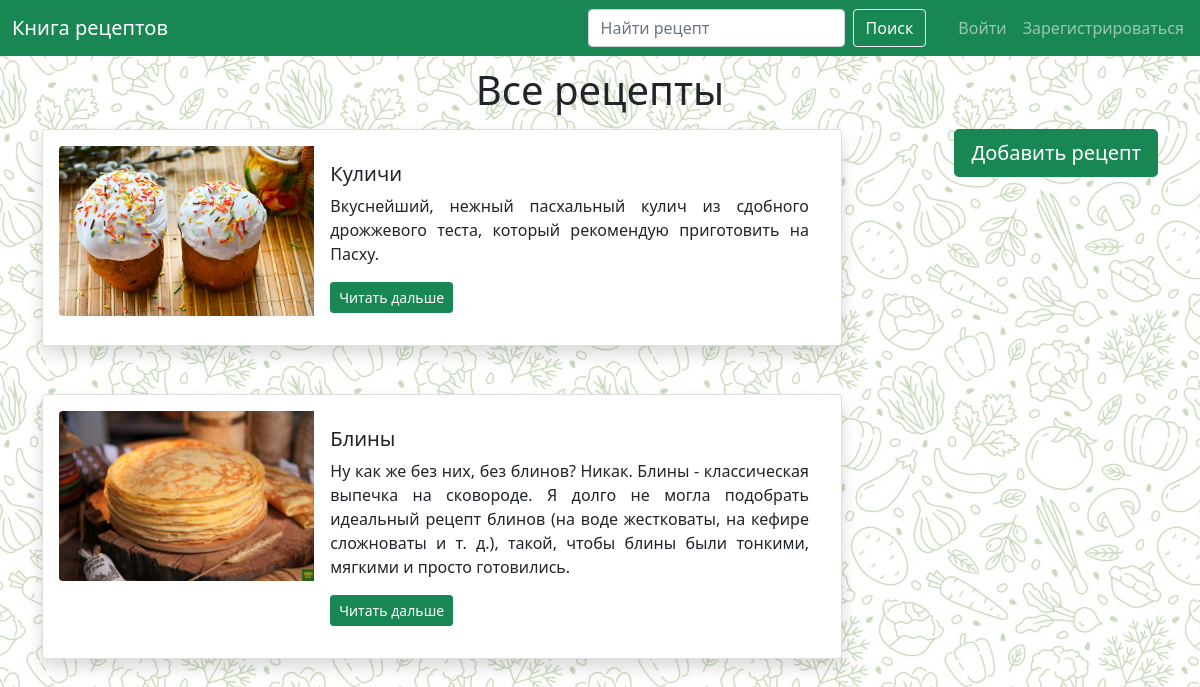
The page / on the database its author committed.
### data/recipes.py (models this page shows)
class Recipes(SqlAlchemyBase):
    __tablename__ = 'recipes'
    id = sqlalchemy.Column(sqlalchemy.Integer,
                           primary_key=True, autoincrement=True)
    title = sqlalchemy.Column(sqlalchemy.String)
    description = sqlalchemy.Column(sqlalchemy.String)
    picture_name = sqlalchemy.Column(sqlalchemy.String, nullable=False)
    ingredients = sqlalchemy.Column(sqlalchemy.String)
    recipe = sqlalchemy.Column(sqlalchemy.String)
    user_id = sqlalchemy.Column(sqlalchemy.Integer,
                                sqlalchemy.ForeignKey("users.id"))
    categories = orm.relationship("Category",
                                  secondary="recipe_to_category",
                                  backref="recipes")
    user = orm.relationship('User')
    created_date = sqlalchemy.Column(sqlalchemy.DateTime, default=datetime.datetime.now)

### main.py (the view)
@app.route('/')
def index():
    db_sess = db_session.create_session()
    recipes = db_sess.query(Recipes).all()
    return render_template('index.html', recipes=recipes, title='Домашняя страница')

### data/db_session.py (called while the page is built)
def create_session() -> Session:
    global __factory
    return __factory()

### templates/index.html (shortened to what this page needs)
{% extends "base.html" %}
{% block content %}
<h1 class="text-center" style="margin-top: 10px; margin-bottom: 15px;">Все рецепты</h1>
{% if current_user.is_authenticated %}
<div class="d-grid gap-2 col-2 mx-auto" style="float: right;">
  {% if current_user.role.id == 2 %}
  <a class="btn btn-success btn-lg" href="/add_recipe">Добавить рецепт</a>
  <a class="btn btn-success btn-lg" href="/user">Мои рецепты</a>
  {% endif %}
  <a class="btn btn-success btn-lg" href="/favorites">Любимые рецепты</a>
</div>
{% else %}
<button type="button" class="btn btn-success btn-lg" style="float: right;"
        data-bs-toggle="modal" data-bs-target="#staticBackdrop">
  Добавить рецепт
</button>
{% endif %}
{% include 'recipes.html' %}
{% endblock %}

### templates/recipes.html (shortened to what this page needs)
{% for item in recipes %}
<div class="card shadow p-3 mb-5 bg-body rounded" style="max-width: 800px;">
  <div class="row g-0">
    <div class="col-md-4">
      <img src="static/img/{{ item.picture_name }}" class="img-fluid rounded-start">
    </div>
    <div class="col-md-8">
      <div class="card-body">
        <h5 class="card-title">{{ item.title }}</h5>
        <p class="card-text" align="justify">{{ item.description }}</p>
        <a class="btn btn-success btn-sm me-1" href="/recipe/{{ item.id }}">Читать дальше</a>
      </div>
    </div>
  </div>
</div>
{% endfor %}

### static/css/base.css (style rules this page uses)
body { background-image: url(/static/img/background_image.jpg); }

### rows shown on the page
Recipes: picture_name (picture), title "Куличи", description "Вкуснейший, нежный пасхальный кулич из сдобного дрожжевого теста, который рекомендую приготовить на Пасху."
Recipes: picture_name (picture), title "Блины", description "Ну как же без них, без блинов? Никак. Блины - классическая выпечка на сковороде. Я долго не могла подобрать идеальный рецепт блинов (на воде жестковаты, на кефире сложноваты и т. д.), такой, чтобы блины были тонкими, мягкими и просто готовились."
